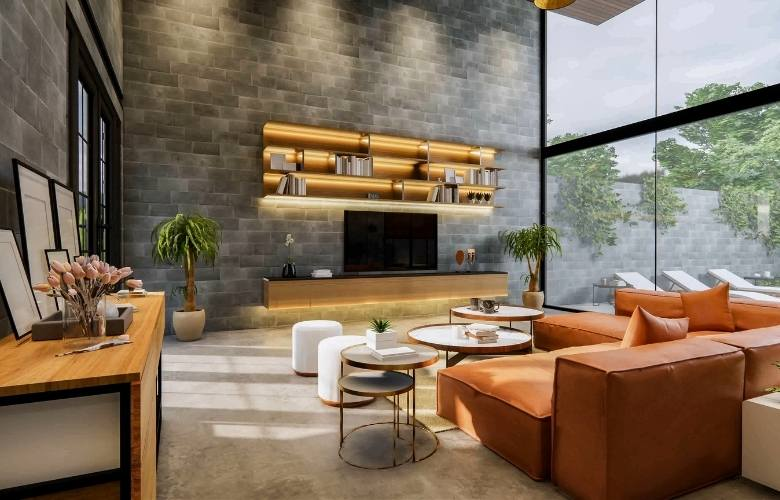
#> input picture image/home.jpg, 780 x 500 px
$ python img_process_histogram.py
#> lines starting #> are read from the running program, lines starting #| are printed output that depends on the picture; after the words box and inside, x2 and y2 are one past the last pixel; in counts of white or black regions, pixels touching at a corner belong together
# Refs: https://docs.opencv.org/4.x/de/db2/tutorial_py_table_of_contents_histograms.html

import cv2 as cv
import numpy as np
from matplotlib import pyplot as plt


# ------------------------------ Find, Plot, Analyze -----------------------------
"""
Histogram give an overall idea about the intensity distribution of an grayscale image.
X-axis: pixel values [0-255], Y-axis: corresponding number of pixels in the image

Terms:
        BINS: 256 (one for each pixel) [0-255] (histSize in OpenCV)
        DIMS: num of parameters (1: only intensity)
        RANGE: [0,256] the range of intensity values we measure.

        cv.calcHist([img],              <img of type uint8 or float32>
                    [channel],          <[0] for grayscale img, [0] [1] or [2] for B, G, R channel
                    mask,               <None: full image>
                    histSize,           <[256] for full scale
                    ranges[, hist[, accumulate]])   <Normally [0,256]
"""

img = cv.imread('./image/home.jpg', cv.IMREAD_GRAYSCALE)
#> img: shape (500, 780); min 0, max 255, mean 115.8
assert img is not None, "file could not be read, check with os.path.exists()"
cv.imshow('Image', img)
cv.waitKey(0)
cv.destroyAllWindows()


# cv.calcHist() is 40x faster than np.histogram()
hist = cv.calcHist([img], [0], None, [256], [0,256])
#> hist = 256 values, max 4385 at index 0, min 2 at index 253, mean 1523.4


# For 1D histogram, hist = np.bincount(img.ravel(), minlength=256) is 10x faster than np.histogram()
hist, bins = np.histogram(img.ravel(), 256, [0,256])    # bins have 257 elements, as np calculates bins as 0-00.99, ..., 255-255.99
#> bins = 257 values from 0 to 256


# Matplotlib can directly find and plot the histogram
plt.hist(img.ravel(),256,[0,256])
plt.show()
#> figure, not shown here; tallest bar 4385 high, from x = 0 to 1


# Normal plot of matplotlib
img = cv.imread('./image/home.jpg')
#> img is the input picture: shape (500, 780, 3); mean B, G, R 94.4, 112.9, 129.9
assert img is not None, "file could not be read, check with os.path.exists()"
color = ('b','g','r')
for i,col in enumerate(color):
    histr = cv.calcHist([img],[i],None,[256],[0,256])
    plt.plot(histr, color=col)
    plt.xlim([0,256])
plt.show()
#> figure, not shown here; curve peaks at x = 0, y = 14102; curve peaks at x = 217, y = 4179; curve peaks at x = 215, y = 4101


# ------------ Using OpenCV to plot ---------------
bins = np.arange(256).reshape(256,1)

def hist_curve(im):
    h = np.zeros((300,256,3))
    if len(im.shape) == 2:
        color = [(255,255,255)]
    elif im.shape[2] == 3:
        color = [ (255,0,0),(0,255,0),(0,0,255) ]
    for ch, col in enumerate(color):
        hist_item = cv.calcHist([im],[ch],None,[256],[0,255])
        cv.normalize(hist_item,hist_item,0,255,cv.NORM_MINMAX)
        hist=np.int32(np.around(hist_item))
        pts = np.int32(np.column_stack((bins,hist)))
        cv.polylines(h,[pts],False,col)
    y=np.flipud(h)
    return y

def hist_lines(im):
    h = np.zeros((300,256,3))
    if len(im.shape)!=2:
        print("hist_lines applicable only for grayscale images")
        #print "so converting image to grayscale for representation"
        im = cv.cvtColor(im,cv.COLOR_BGR2GRAY)
    hist_item = cv.calcHist([im],[0],None,[256],[0,255])
#> hist_item = 256 values, max 3959 at index 218, min 0 at index 255, mean 1523.4
    cv.normalize(hist_item,hist_item,0,255,cv.NORM_MINMAX)
    hist = np.int32(np.around(hist_item))
#> hist = 256 values, max 255 at index 218, min 0 at index 251, mean 98.11
    for x,y in enumerate(hist):
        cv.line(h,(int(x),0),(int(x),int(y)),(255,255,255),5)
#> this loop made 256 passes
#> y on passes 1 to 3: [123], [220], [114]
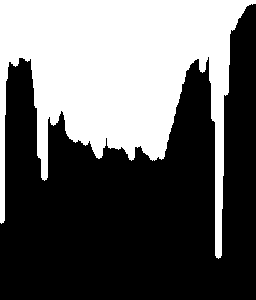
#> h: shape (300, 256, 3) float64; 39% white; 1 white region, box (x1, y1, x2, y2) and area: (0, 0, 256, 259) 29990
    y = np.flipud(h)
#> y: shape (300, 256, 3) float64; 39% white; 1 white region, box (x1, y1, x2, y2) and area: (0, 41, 256, 300) 29990
    return y

gray = cv.cvtColor(img,cv.COLOR_BGR2GRAY)

# Show histogram for color image in curve mode
curve = hist_curve(img)
cv.imshow('Curve mode',curve)
cv.imshow('Color image',img)
cv.waitKey(0)

# Show histogram in bin mode
lines = hist_lines(img)
cv.imshow('Bin mode',lines)
cv.imshow('Gray image',gray)
cv.waitKey(0)

# Show equalized histogram (always in bin mode)
equ = cv.equalizeHist(gray)
lines = hist_lines(equ)
#> the loop in hist_lines (call 2), `for x,y in enumerate(hist):` made 256 passes
#> y on passes 1 to 3: [123], [0], [220]
#> after the loop in hist_lines (call 2), `for x,y in enumerate(hist):`: h: shape (300, 256, 3) float64; 49.5% white; 1 white region, box (x1, y1, x2, y2) and area: (0, 0, 256, 259) 38047
#> in hist_lines (call 2), `y = np.flipud(h)`: y: shape (300, 256, 3) float64; 49.5% white; 1 white region, box (x1, y1, x2, y2) and area: (0, 41, 256, 300) 38047
cv.imshow('Histogram lines',lines)
cv.imshow('Equilized histogram',equ)
cv.waitKey(0)

# Show histogram for gray image in curve mode
curve = hist_curve(gray)
#> after the loop in hist_curve (call 2), `for ch, col in enumerate(color):`: h: shape (300, 256, 3) float64; 2.3% white in thin lines or dots, all inside (x1, y1, x2, y2) = (0, 0, 256, 256)
#> in hist_curve (call 2), `y=np.flipud(h)`: y: shape (300, 256, 3) float64; 2.3% white in thin lines or dots, all inside (x1, y1, x2, y2) = (0, 44, 256, 300)
cv.imshow('Curve mode 1',curve)
cv.imshow('Gray image 1',gray)
cv.waitKey(0)

# Show histogram for a normalized image in curve mode
norm = cv.normalize(gray, gray, alpha = 0,beta = 255,norm_type = cv.NORM_MINMAX)
lines = hist_lines(norm)
#> after the loop in hist_lines (call 3), `for x,y in enumerate(hist):`: h: shape (300, 256, 3) float64; 39.2% white; 1 white region, box (x1, y1, x2, y2) and area: (0, 0, 256, 259) 30136
#> in hist_lines (call 3), `y = np.flipud(h)`: y: shape (300, 256, 3) float64; 39.2% white; 1 white region, box (x1, y1, x2, y2) and area: (0, 41, 256, 300) 30136
cv.imshow('Histogram lines 1',lines)
cv.imshow('Normalized image',norm)
cv.waitKey(0)
cv.destroyAllWindows()


# ------------------------------ Histogram Equalization -----------------------------
"""
Used as a "reference tool" to make all images with same lighting conditions.
This is useful in many cases. For example, in face recognition, before training
the face data, the images of faces are histogram equalized to make them all
with same lighting conditions.

Histogram equalization is good when histogram of the image is confined to a
particular region. It won't work good in places where there is large intensity
variations where histogram covers a large region, ie both bright and dark pixels
are present.
"""

img = cv.imread('./image/wiki.jpeg', cv.IMREAD_GRAYSCALE)
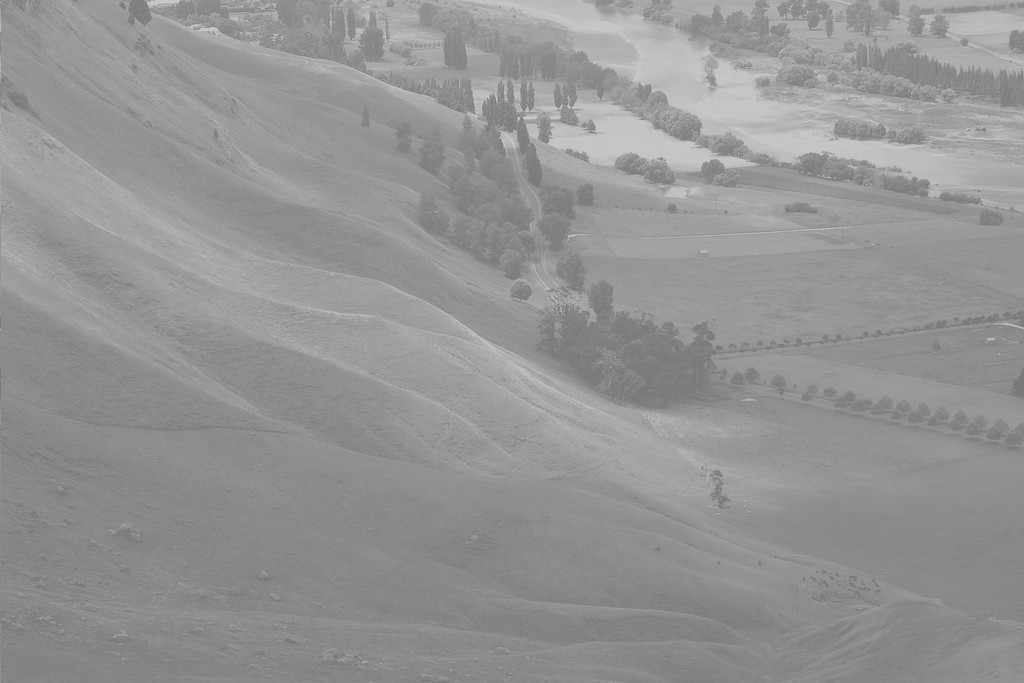
#> input picture image/wiki.jpeg, 1024 x 683 px
#> img is the input picture: shape (683, 1024); min 114, max 208, mean 148
assert img is not None, "file could not be read, check with os.path.exists()"
hist,bins = np.histogram(img.flatten(),256,[0,256])
#> hist = 256 values, max 28701 at index 137, min 0 at index 0, mean 2732
cdf = hist.cumsum()
#> cdf = 256 values from 0 to 699392
cdf_normalized = cdf * float(hist.max()) / cdf.max()
#> cdf_normalized = 256 values from 0 to 28701
plt.plot(cdf_normalized, color = 'b')
plt.hist(img.flatten(),256,[0,256], color = 'r')
plt.xlim([0,256])
plt.legend(('cdf','histogram'), loc = 'upper left')
plt.show()
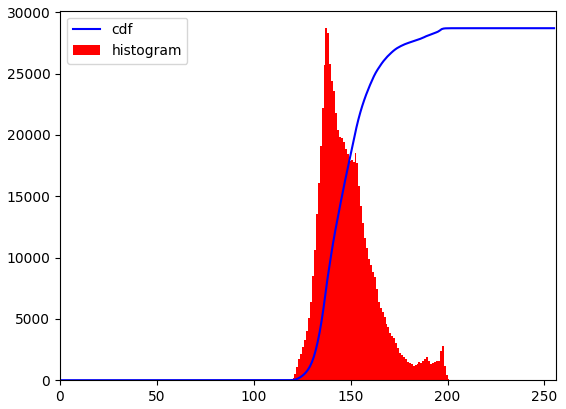
#> figure drawn by matplotlib, 1 panel; tallest bar 28701 high, from x = 137 to 138; curve peaks at x = 208, y = 28701

cdf_m = np.ma.masked_equal(cdf,0)
cdf_m = (cdf_m - cdf_m.min())*255/(cdf_m.max()-cdf_m.min())
cdf = np.ma.filled(cdf_m,0).astype('uint8')
#> cdf = 256 values from 0 to 255

img2 = cdf[img]
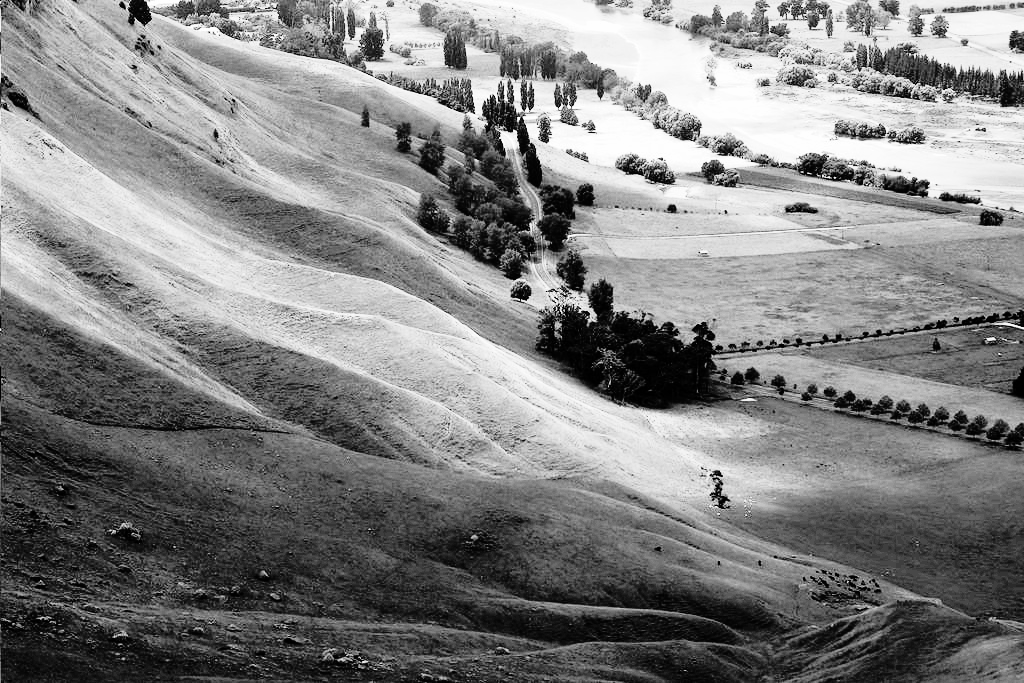
#> img2: shape (683, 1024); min 0, max 255, mean 130

hist,bins = np.histogram(img2.flatten(),256,[0,256])
#> hist = 256 values, max 28701 at index 62, min 0 at index 6, mean 2732
cdf = hist.cumsum()
#> cdf = 256 values from 1944 to 699392
cdf_normalized = cdf * float(hist.max()) / cdf.max()
#> cdf_normalized = 256 values from 79.78 to 28701
plt.plot(cdf_normalized, color = 'b')
plt.hist(img2.flatten(),256,[0,256], color = 'r')
plt.xlim([0,256])
plt.legend(('cdf','histogram'), loc = 'upper left')
plt.show()
#> figure, not shown here; tallest bar 28701 high, from x = 62 to 63; curve peaks at x = 255, y = 28701


# Global Histograms Equalization in OpenCV
img = cv.imread('./image/wiki.jpeg', cv.IMREAD_GRAYSCALE)
assert img is not None, "file could not be read, check with os.path.exists()"
equ = cv.equalizeHist(img)
#> equ: shape (683, 1024)
res = np.hstack((img,equ)) #stacking images side-by-side
cv.imwrite('./image/wiki-equalized.png',res)


# CLAHE: Contrast Limited Adaptive Histogram Equalization
# (tilesize=8x8, each tile is histogram equalized as usual)
''' If there is noise, it will be amplified. Apply constrast limiting to avoid it.
    If any histogram bin is above the specified contrast limit, default=40, those
    pixels are clipped and distributed uniformly to other bins before applying
    histogram equalization. After equalization, to remove artifacts in title borders,
    bilinear interpolation is applied.
'''

img = cv.imread('./image/tomato.jpeg', cv.IMREAD_GRAYSCALE)
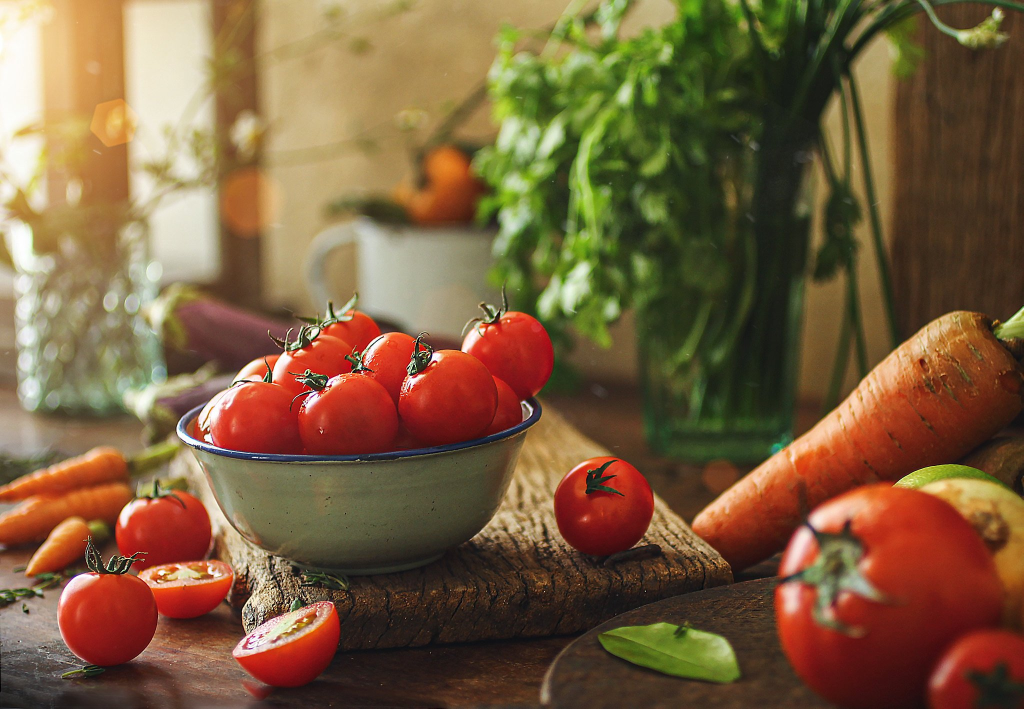
#> input picture image/tomato.jpeg, 2047 x 1417 px (shown at 1/2 size)
#> img: shape (1417, 2047); min 0, max 255, mean 99.2
assert img is not None, "file could not be read, check with os.path.exists()"

''' Global histogram equalization'''
equ = cv.equalizeHist(img)
#> equ: shape (1417, 2047)
res = np.hstack((img,equ)) #stacking images side-by-side
#> res: shape (1417, 4094)
cv.imwrite('./image/tomato-equalized.png',res)

# Create a CLAHE object (Arguments are optional).
clahe = cv.createCLAHE(clipLimit=2.0, tileGridSize=(8,8))
cl1 = clahe.apply(img)
cv.imwrite('./image/tomato-clahe.png',cl1)


# ------------------------------ 2D Histograms -----------------------------
"""
1D histogram: 1 feature (grayscale intensity value of pixels), BGR -> grayscale.
2D histogram: 2 features (hue & saturation values of pixels),  BGR -> HSV (color histogram)

cv.calcHist(channels=[0,1],             : both hue and saturation plane
            bins=[180,256],
            range=[0,180,0,255])
"""

img = cv.imread('./image/home-1.jpeg')
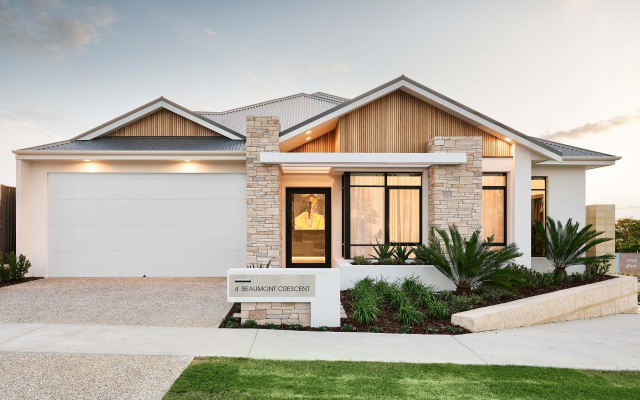
#> input picture image/home-1.jpeg, 1280 x 800 px (shown at 1/2 size)
#> img is the input picture: shape (800, 1280, 3); mean B, G, R 163.2, 175.4, 179.5
assert img is not None, "file could not be read, check with os.path.exists()"
hsv = cv.cvtColor(img,cv.COLOR_BGR2HSV)
#> hsv: shape (800, 1280, 3); mean H, S, V 37.2, 45.4, 184.3
hist = cv.calcHist([hsv], [0, 1], None, [180, 256], [0, 180, 0, 256])

# Plot a grayscale histogram
cv.imshow("2D Histogram", hist)
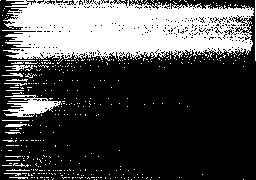
#> window '2D Histogram': shape (180, 256); 29.3% white; 418 white regions (403 under 20 px), largest, box (x1, y1, x2, y2) and area: (2, 0, 254, 61) 11575, (3, 95, 62, 117) 662, (5, 65, 33, 71) 93
cv.waitKey(0)

# Plot using matplotlib
plt.imshow(hist, interpolation='nearest')
plt.show()


# ------------------------------ Histogram Backprojection -----------------------------
"""
Refs: https://docs.opencv.org/4.8.0/dc/df6/tutorial_py_histogram_backprojection.html

What is it actually in simple words?
It is used for image segmentation or finding objects of interest in an image.
It creates an image of the same size (but single channel) as that of our input image,
where each pixel corresponds to the probability of that pixel belonging to our object.
The output image will have our object of interest in more white compared to remaining part.
Histogram Backprojection is used with camshift algorithm etc.

How do we do it?
We create a histogram of an image containing our object of interest (in our case, the ground,
leaving player and other things). The object should fill the image as far as possible for
better results. And a color histogram is preferred over grayscale histogram, because
color of the object is a better way to define the object than its grayscale intensity.
We then "back-project" this histogram over our test image where we need to find the object,
we calculate the probability of every pixel belonging to the ground and show it.
The resulting output on proper thresholding gives us the ground alone.
"""


# ------  Numpy ------
# Roi is the object or region of object we need to find
img = cv.imread('./image/messi.jpg')
#> (the run stopped early here; a loop or call above may not have finished)
